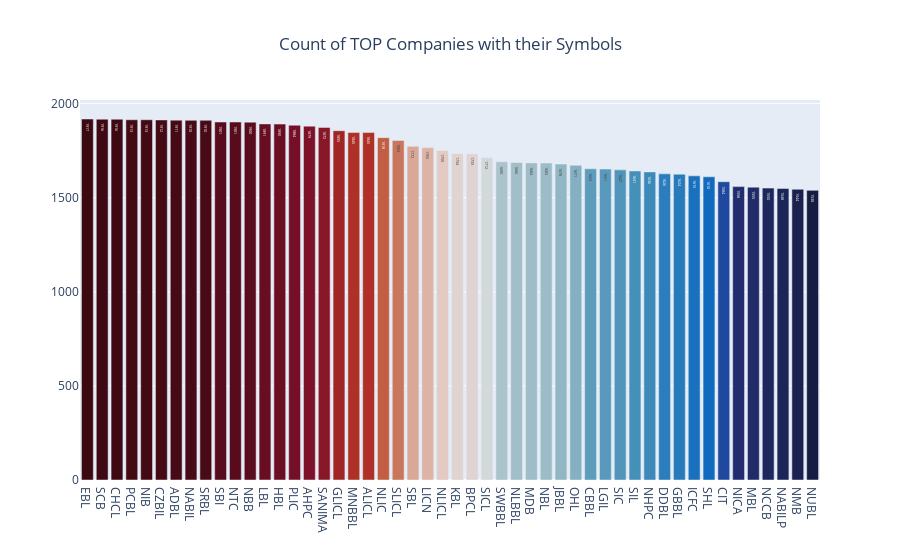

This figure's notebook cell:
### Code cell
temp=df['Symbol'].value_counts()[:50]
fig=go.Figure(
    go.Bar(
    x=temp.keys(),
    y=temp.values,
    text=temp.values,
    textposition="inside",
    marker=dict(color=temp.values,
                   colorscale='balance'),
    )
)
fig.update_layout(title="Count of TOP Companies with their Symbols",
                 title_x=.5)
fig.show()

### Figure 1 — Plotly figure (JSON) as saved in the notebook; plotly's stock layout.template omitted (floating-point values rounded to 4 significant figures)
{"data": [{"marker": {"color": [1917, 1916, 1916, 1913, 1913, 1912, 1911, 1910, 1910, 1901, 1901, 1900, 1891, 1890, 1884, 1879, 1872, 1855, 1845, 1845, 1818, 1803, 1772, 1765, 1750, 1734, 1733, 1712, 1690, 1686, 1684, 1683, 1678, 1671, 1653, 1651, 1647, 1641, 1636, 1626, 1624, 1615, 1610, 1584, 1558, 1555, 1550, 1548, 1544, 1538], "colorscale": [[0, "rgb(23, 28, 66)"], [0.09091, "rgb(41, 58, 143)"], [0.1818, "rgb(11, 102, 189)"], [0.2727, "rgb(69, 144, 185)"], [0.3636, "rgb(142, 181, 194)"], [0.4545, "rgb(210, 216, 219)"], [0.5455, "rgb(230, 210, 204)"], [0.6364, "rgb(213, 157, 137)"], [0.7273, "rgb(196, 101, 72)"], [0.8182, "rgb(172, 43, 36)"], [0.9091, "rgb(120, 14, 40)"], [1, "rgb(60, 9, 17)"]]}, "text": [1917, 1916, 1916, 1913, 1913, 1912, 1911, 1910, 1910, 1901, 1901, 1900, 1891, 1890, 1884, 1879, 1872, 1855, 1845, 1845, 1818, 1803, 1772, 1765, 1750, 1734, 1733, 1712, 1690, 1686, 1684, 1683, 1678, 1671, 1653, 1651, 1647, 1641, 1636, 1626, 1624, 1615, 1610, 1584, 1558, 1555, 1550, 1548, 1544, 1538], "textposition": "inside", "type": "bar", "x": ["EBL", "SCB", "CHCL", "PCBL", "NIB", "CZBIL", "ADBL", "NABIL", "SRBL", "SBI", "NTC", "NBB", "LBL", "HBL", "PLIC", "AHPC", "SANIMA", "GLICL", "MNBBL", "ALICL", "NLIC", "SLICL", "SBL", "LICN", "NLICL", "KBL", "BPCL", "SICL", "SWBBL", "NLBBL", "MDB", "NBL", "JBBL", "OHL", "CBBL", "LGIL", "SIC", "SIL", "NHPC", "DDBL", "GBBL", "ICFC", "SHL", "CIT", "NICA", "MBL", "NCCB", "NABILP", "NMB", "NUBL"], "y": [1917, 1916, 1916, 1913, 1913, 1912, 1911, 1910, 1910, 1901, 1901, 1900, 1891, 1890, 1884, 1879, 1872, 1855, 1845, 1845, 1818, 1803, 1772, 1765, 1750, 1734, 1733, 1712, 1690, 1686, 1684, 1683, 1678, 1671, 1653, 1651, 1647, 1641, 1636, 1626, 1624, 1615, 1610, 1584, 1558, 1555, 1550, 1548, 1544, 1538]}], "layout": {"title": {"text": "Count of TOP Companies with their Symbols", "x": 0.5}}}
